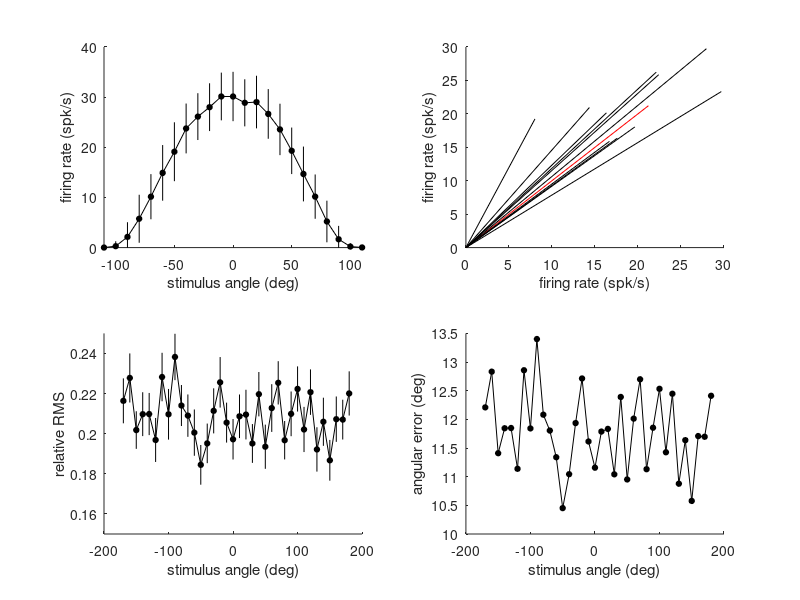

Recreate this plot in MATLAB.
% Tuning curve of a neuron

%peak firing rate 
pfr = 30; %in spk/s
vfr = 5; %variability in spk/s

%plot a tuning curve
dx = 10; %in deg
x = -180+dx:dx:180; %in deg
xr = x * (pi/180);

fr = pfr * cos(xr);

mfr = zeros(size(fr));
sfr = zeros(size(fr));

for i = 1:length(x)
    %draw a 100 random numbers
    fr_vals = randn(1,100)*vfr + fr(i);
    fr_vals = max(fr_vals,0);
    mfr(i) = mean(fr_vals);
    sfr(i) = std(fr_vals);
end;

h_f1 = figure;
h_a1 = subplot(2,2,1);
line('Parent',h_a1,'XData',x,'YData',mfr, ...
    'Marker','o','MarkerFaceColor','k','MarkerSize',4);
for i = 1:length(x);
    line('Parent',h_a1,'XData',[x(i) x(i)],'YData',[mfr(i)-sfr(i) mfr(i)+sfr(i)]);
end;

set(h_a1,'XLim',[-110 110],'YLim',[0 40]);
xlabel(h_a1,'stimulus angle (deg)');
ylabel(h_a1,'firing rate (spk/s)');


%plot stimulus and reconstruction
n_rand = 10; %number of random samples

%orthonormal basis corresponding to phi1 and phi2
e1 = [1;0];
e2 = [0;1];

%use a stimulus at 45 deg
x = 45;
xr = x*(pi/180);

%stimulus vector
fr1 = pfr*cos(xr);
fr2 = pfr*sin(xr);
v = [fr1;fr2];

%generate n_rand random responses
rfr1 = randn(1,n_rand)*vfr + fr1;
rfr2 = randn(1,n_rand)*vfr + fr2;

%compute the corresponding vector estimates
fr_mat = e1*rfr1 + e2*rfr2;

h_a2 = subplot(2,2,2);
line('Parent',h_a2,'XData',[0 v(1)],'YData',[0 v(2)],'Color','r');
for i = 1:n_rand
    line('Parent',h_a2,'XData',[0 rfr1(i)],'YData',[0 rfr2(i)]);
end;

set(h_a2,'XLim',[0 30],'YLim',[0 30]);
xlabel(h_a2,'firing rate (spk/s)');
ylabel(h_a2,'firing rate (spk/s)');

%compute the average mean square error between stimulus and reconstruction
n_rand = 100; %number of random samples

%use a range between 0 and 90 deg, since by symmetry the rest will be
%identical
x = -180+dx:dx:180; %in deg
xr = x * (pi/180);

rms_ang = zeros(size(x));
rms_errn = zeros(size(x));
se_errn = zeros(size(x));

for i=1:length(x)
    %stimulus vector
    fr1 = pfr*cos(xr(i));
    fr2 = pfr*sin(xr(i));
    v = [fr1;fr2];

    %generate n_rand random responses
    rfr1 = randn(1,n_rand)*vfr + fr1;
    rfr2 = randn(1,n_rand)*vfr + fr2;

    %compute the corresponding vector estimates
    fr_mat = e1*rfr1 + e2*rfr2;
    err_coord = fr_mat - repmat(v,[1 n_rand]);
    err_tot = sqrt(sum(err_coord.^2,1)); %distance between random sample and stimulus

    %root mean square error
    rms_err = mean(err_tot);
    std_err = std(err_tot);
    
    %normalize by vector length
    rms_errn(i) = rms_err/pfr;
    se_errn(i) = std_err/(pfr*sqrt(n_rand));
    
    %corresponding angle
    rms_ang(i) = atan(rms_err/pfr) * (180/pi);
end;

h_a3 = subplot(2,2,3);
line('Parent',h_a3,'XData',x,'YData',rms_errn, ...
    'Marker','o','MarkerFaceColor','k','MarkerSize',4);
for i = 1:length(x)
    line('Parent',h_a3,'XData',[x(i) x(i)],'YData',[rms_errn(i)-se_errn(i) rms_errn(i)+se_errn(i)]);
end;
set(h_a3,'YLim',[0.15 0.25]);
xlabel(h_a3,'stimulus angle (deg)');
ylabel(h_a3,'relative RMS');

h_a4 = subplot(2,2,4);
line('Parent',h_a4,'XData',x,'YData',rms_ang, ...
    'Marker','o','MarkerFaceColor','k','MarkerSize',4);
xlabel(h_a4,'stimulus angle (deg)');
ylabel(h_a4,'angular error (deg)');

%print(handles.figure1,'-depsc2','tuning_rec.eps');
